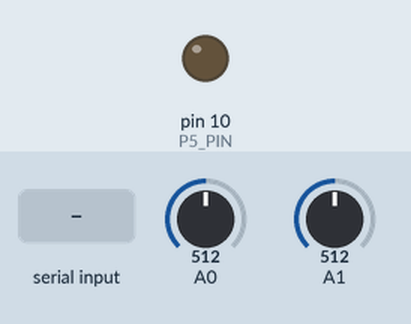
Recording of a sketch running on a simulated Arduino Uno, built with avr-gcc and run on an emulated ATmega328P. Shown: output pins drawn as LEDs (lit = HIGH). The test bench sets the inputs (shaded band); at power-on: A0 = 512, A1 = 512. What the sketch prints to the serial monitor is not drawn.

Above: at 1.2 s.
1.3 s: "3" received over Serial
At 2.5 s:
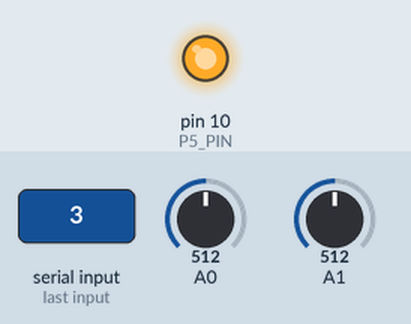
2.8 s: "1" received over Serial
At 4.2 s:
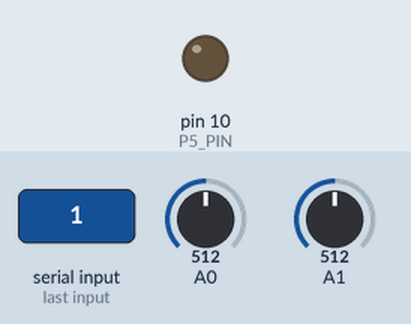
Timing chart, 0 to 5.8 s (numbered marks = the images above; inputs shaded):
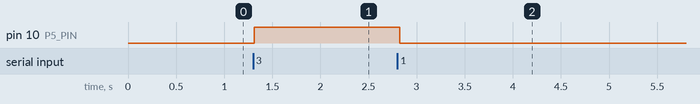

Measured:
- after the input at 1.3 s, pin 10 (P5_PIN): LOW → HIGH at once
- after the input at 2.8 s, pin 10 (P5_PIN): HIGH → LOW at once

The sketch:

A6.ino
```cpp
const int P5_PIN = 10; // LED out from computer
int incomingByte; // variable for reading from serial port - from p5.js
int led2brightness = 0; // set up another variable for visualize second LED's brightness

int boxX = 0; // box x position
int boxY = 0; // boy y position

void setup()
{
  Serial.begin(9600); // set speed of output
  pinMode(P5_PIN, OUTPUT); // Output pin from computer for led
}

void loop() {
  boxX = map(analogRead(A0), 0, 1023, -10, 10); // map joystick x value to -10 through 10
  boxY = map(analogRead(A1), 0, 1023, -10, 10); // map joystick y value to -10 through 10

  Serial.print(boxX); // print x val
  Serial.print(","); // comma for array
  Serial.println(boxY); // print y val
  delay(50); // wait

  if (Serial.available() > 0) {   // if there's serial data
    char inByte = Serial.read(); // read it
    if (inByte == '3') { // check if serial data is 3
      digitalWrite(10, HIGH); // if it is then turn on led
      delay(100); // wait
    } else {
      digitalWrite(10, LOW); // otherwise keep it off.
    }
 }
}
```

sketch.ino
```cpp

```
